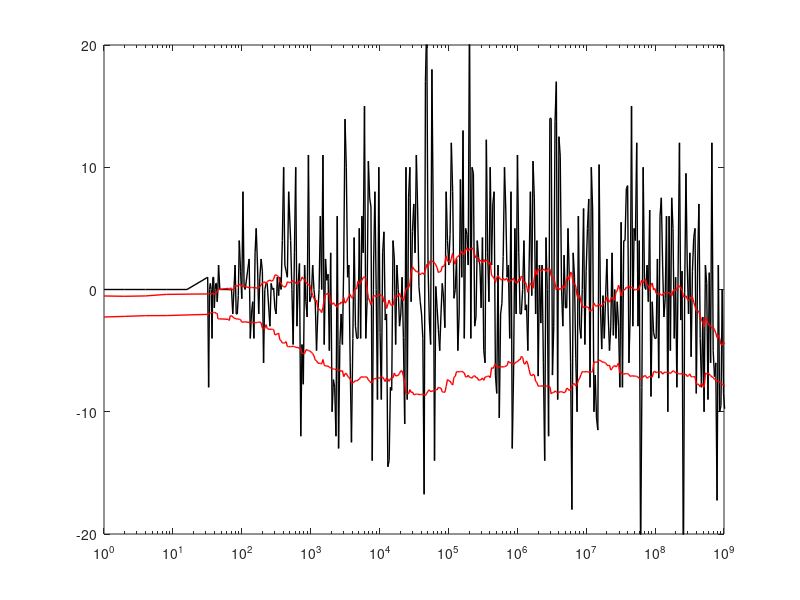
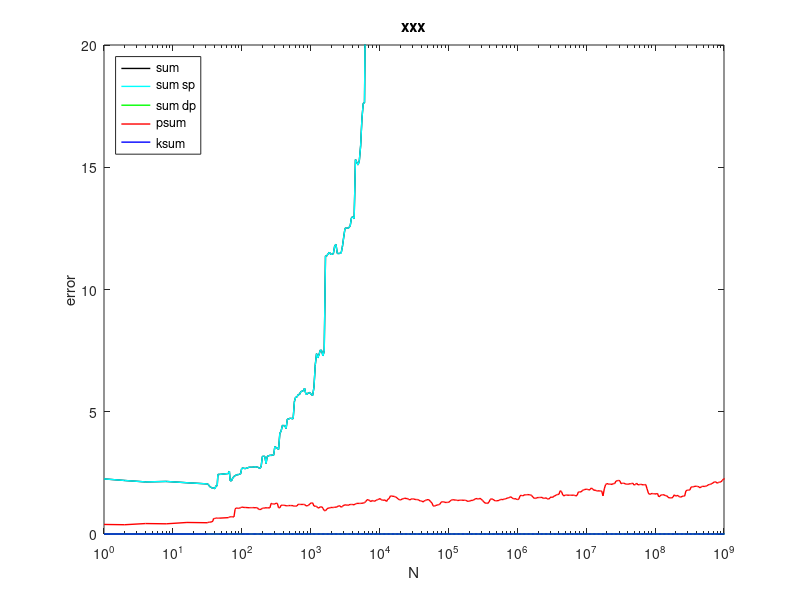
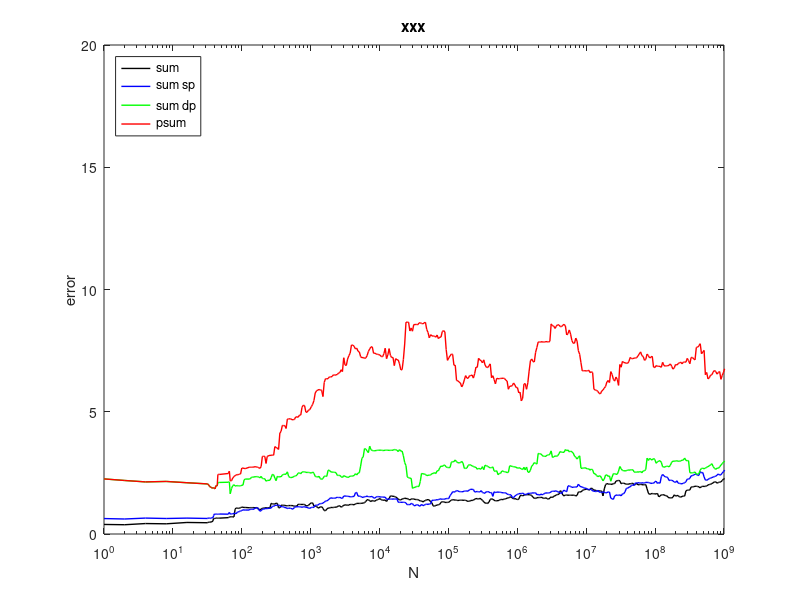

MATLAB code for these plots, in order:
a = dlmread("sums_bench_files/bench_2.txt");

ntest = sum(a(:,1) == 1)
np = size(a,1) / ntest

b = reshape(a,ntest,np,[]);

nbel = b(:,1,2);
sumi = b(:,:,3);
sum0 = b(:,:,4);
sum1 = b(:,:,5);
psum = b(:,:,6);
psum10 = b(:,:,7);
psum100 = b(:,:,8);
psum1000 = b(:,:,9);
ksum = b(:,:,10);
ksum10 = b(:,:,11);
ksum100 = b(:,:,12);
ksum1000 = b(:,:,13);

set(0, 'DefaultLineLineWidth', 1);


h = figure(10)
semilogx  (nbel,psum1000(:,1),'k', ...
           nbel,movmean(psum1000(:,1),33),'r', ...
           nbel,-sqrt(movmean(psum1000(:,1).^2,33)),'r')
axis([1 1e9 -20 20]);
##xlabel('N'); ylabel("error"); title("xxx");
##legend('sum','sum sp','sum dp','psum','ksum', ...
##       'location','northwest') 

h = figure(11)
semilogx  (nbel,movstd(sumi(:,1),33),'k', ...
           nbel,movstd(sum0(:,1),33),'c', ...
           nbel,movstd(sum1(:,1),33),'g', ...
           nbel,movstd(psum(:,1),33),'r', ...
           nbel,movstd(ksum(:,1),33),'b')
axis([1 1e9 0 20]);
xlabel('N'); ylabel("error"); title("xxx");
legend('sum','sum sp','sum dp','psum','ksum', ...
       'location','northwest') 
##print('sortselect_test_files/fig11.png','-dpng','-S700,400');
##
h = figure(12)
semilogx  (nbel,movstd(psum(:,1),33),'k', ...
           nbel,movstd(psum10(:,1),33),'b', ...
           nbel,movstd(psum100(:,1),33),'g', ...
           nbel,movstd(psum1000(:,1),33),'r')
axis([1 1e9 0 20]);
xlabel('N'); ylabel("error"); title("xxx");
legend('sum','sum sp','sum dp','psum','ksum', ...
       'location','northwest') 
##print('sortselect_test_files/fig11.png','-dpng','-S700,400');
##


##h = figure(12)
##loglog  (nbel,heapselect(:,1),  'g', ...
##         nbel,bisection00(:,1), 'b', ...
##         nbel,bisection00(:,2), 'r', ...
##         nbel,bisection00(:,3), 'm', ...
##         nbel,bisection00(:,4), 'k', ...
##         nbel,bisection00(:,5), 'm--')
##axis([1 1e6 2e-9 2e-7]);
##xlabel('N'); ylabel("time/N"); title("BisectionSelect strict vs distribution");
##legend('(HeapSelect)','... Uniform','... Uniform**3','... Uniform**9','... Gaussian','... Uniform**9 bis', ...
##       'location','northeastoutside') 
##print('sortselect_test_files/fig12.png','-dpng','-S700,400');
##
##h = figure(13)
##loglog  (nbel,heapselect(:,1),  'g', ...
##         nbel,bisection10(:,1), 'b', ...
##         nbel,bisection10(:,2), 'r', ...
##         nbel,bisection10(:,3), 'm', ...
##         nbel,bisection10(:,4), 'k', ...
##         nbel,bisection10(:,5), 'm--')
##axis([1 1e6 2e-9 2e-7]);
##xlabel('N'); ylabel("time/N"); title("BisectionSelect non-strict vs distribution");
##legend('(HeapSelect)','... Uniform','... Uniform**3','... Uniform**9','... Gaussian','... Uniform**9 bis', ...
##       'location','northeastoutside') 
##print('sortselect_test_files/fig13.png','-dpng','-S700,400');
##
##
##
##
##
##a = dlmread("sortselect_test_files/test2.txt");
##
##ntest = sum(a(:,1) == 1)
##np = size(a,1) / ntest
##
##b = reshape(a,ntest,np,[]);
##
##nbel = b(:,1,2);
##quickselect = movmedian(b(:,:,3),31,1);
##bisection00 = movmedian(b(:,:,4),31,1);
##bisection10 = movmedian(b(:,:,5),31,1);
##bisection01 = movmedian(b(:,:,6),31,1);
##bisection11 = movmedian(b(:,:,7),31,1);
##
##set(0, 'DefaultLineLineWidth', 1);
##
##h = figure(21)
##loglog  (nbel,bisection00(:,1),'b', ...
##         nbel,bisection10(:,1),'r', ...
##         nbel,bisection01(:,1),'g', ...
##         nbel,bisection11(:,1),'m')
##axis([1e3 1e9 2e-9 2e-8]);
##xlabel('N'); ylabel("time/N"); title("Uniform distribution - Bisection Select");
##legend('strict','non strict','strict + allow allocation','non strict + allow allocation') 
##print('sortselect_test_files/fig21.png','-dpng','-S600,400');
##
##h = figure(22)
##loglog  (nbel,quickselect(:,1),'r', ...
##         nbel,bisection00(:,1),'b')
##axis([1e3 1e9 2e-9 2e-8]);
##xlabel('N'); ylabel("time/N"); title("Uniform distribution");
##legend('Quickselect','Bisection Select strict') 
##print('sortselect_test_files/fig22.png','-dpng','-S600,400');
##
##h = figure(23)
##loglog  (nbel,bisection00(:,1),'b', ...
##         nbel,bisection00(:,2),'r', ...
##         nbel,bisection00(:,3),'m', ...
##         nbel,bisection00(:,4),'k', ...
##         nbel,bisection00(:,5),'m--')
##axis([1e3 1e9 2e-9 2e-8]);
##xlabel('N'); ylabel("time/N"); title("Bisection Select strict versus distribution");
##legend('Uniform','Uniform**3','Uniform**9','Gaussian','uniform**9 bis', ...
##       "location",'northeastoutside') 
##print('sortselect_test_files/fig23.png','-dpng','-S700,400');
##
##h = figure(24)
##loglog  (nbel,quickselect(:,4),'r', ...
##         nbel,bisection01(:,4),'b')
##axis([1e3 1e9 2e-9 2e-8]);
##xlabel('N'); ylabel("time/N"); title("Gaussian distribution");
##legend('Quickselect','Bisection Select strict + allow allocation)') 
##print('sortselect_test_files/fig24.png','-dpng','-S600,400');
##
##
##
##
##
##
##
##a = dlmread("sortselect_test_files/test3.txt");
##
##ntest = sum(a(:,1) == 1)
##np = size(a,1) / ntest
##
##b = reshape(a,ntest,np,[]);
##
##nbel = b(:,1,2);
##insertsort = b(:,:,3);
##heapsort   = b(:,:,4);
##quicksortR = b(:,:,5);
##quicksortM = b(:,:,6);
##quicksortT = b(:,:,7);
##
##set(0, 'DefaultLineLineWidth', 1);
##
##h = figure(31)
##loglog  (nbel,insertsort(:,1),'k', ...
##         nbel,heapsort(:,1),  'g', ...
##         nbel,quicksortR(:,1),'r', ...
##         nbel,quicksortM(:,1),'m', ...
##         nbel,quicksortT(:,1),'c')
##axis([1 1e6 1e-8 1e-6]);
##xlabel('N'); ylabel("time/N"); title("Uniform distribution");
##legend('InsertionsSort','HeapSort','QuickSort-R','QuickSort-M','QuickSort-T',"location",'southeast') 
##print('sortselect_test_files/fig31.png','-dpng','-S600,400');
##
##
##
##
##
##a = dlmread("sortselect_test_files/test4.txt");
##
##ntest = sum(a(:,1) == 1)
##np = size(a,1) / ntest
##
##b = reshape(a,ntest,np,[]);
##
##nbel = b(:,1,2);
##insertsort = b(:,:,3);
##heapsort   = b(:,:,4);
##quicksortR = b(:,:,5);
##quicksortM = b(:,:,6);
##quicksortT = b(:,:,7);
##
##set(0, 'DefaultLineLineWidth', 1);
##
##h = figure(41)
##loglog  (nbel,insertsort(:,1),'k', ...
##         nbel,heapsort(:,1),  'g', ...
##         nbel,quicksortR(:,1),'r', ...
##         nbel,quicksortM(:,1),'m', ...
##         nbel,quicksortT(:,1),'c')
##axis([1e2 1e8 1e-8 1e-6]);
##xlabel('N'); ylabel("time/N"); title("Uniform distribution");
##legend('InsertionsSort','HeapSort','QuickSort-R','QuickSort-M','QuickSort-T',"location",'southeast') 
##print('sortselect_test_files/fig41.png','-dpng','-S600,400');
